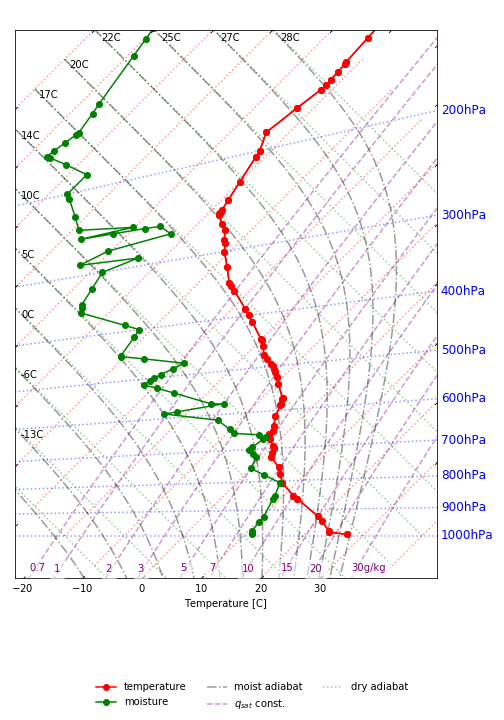

The script that saved this image:
#!/usr/bin/env python
"""
**Title: Radiosondenaufstieg**

*Author: Maximilian Meindl*

Description: Short Program to plot a Tephigram which includes a Temperature and humidity line. In second part a geographical map is plotted which shows the ascent point of the radiosonde.
"""

# Import the required packages
import matplotlib
import numpy as np
import matplotlib.pyplot as plt
from tephigram_python import Tephigram
from mpl_toolkits.basemap import Basemap

# Initialization of tephigram
tephigram = Tephigram(x_range=(-40,60))

def read_in():
    """
    **Title: Function for reading in the data**
    
    *Description: The file called 'Wien.dat' includes all measurement data which is needed. The following attributes are defined as global and represent the columns of the file.*
    
    :variable P: pressure
    
    :variable T: temperature
    
    :variable T_dp: dew point temperature
    
    :variable RH: relative humidity
    
    :method np.loadtxt: loads the text from the file into the read_in function of the python-program.
    
    :variable sounding: contains the columns of the file loaded before
    """
    sounding = np.loadtxt('Wien.dat', unpack=True)
    global P
    global T
    global T_dp
    global RH
    P = sounding[0]
    T = sounding[2]
    T_dp = sounding[3]
    RH = sounding[4]/100
    
def plot_temp():
    """
    **Title: Function for plotting the temperature line**
    
    *Description: Plotting line of temperature*
    
    :method plot_temp: plots line of temperature depending on pressure and temperature
    """
    tephigram.plot_temp(P=P, T=T)
    
def plot_dewpoint_temp():
    """
    **Title: Function for plotting the humidity line**
    
    *Description: Plotting line of humidity*
    
    :method plot_sounding: plots line of humidity depening on pressure, temperature and dewpoint temperature
    """
    tephigram.plot_sounding(P=P, T=T, T_dp=T_dp)
    
def plot_legend():
    """
    **Title: Function for plotting the legend**
    
    *Description: Plotting legend*
    
    :method plot_legend: plots legend which contoins meteorological parameters
    
    :method savefig: saves the plot as png-File
    """
    tephigram.plot_legend()
    # Saving the Plot as png-File
    tephigram.savefig('tephigram.png')

def plot_card():
    """
    **Title: Function for plotting a geographical map**
    
    *Description: Plotting a geographical map which contains a marker und text*
    
    :variable fig: plots figure with figuresize 12,8
    
    :variable m: creates a Basemap instance
    
    :variable parallels: includes coordinates range and interval
    
    :variable meridians: includes coordinates range and interval
    
    :variable Vienna: include coordinates of city Vienna
    
    :method m.drawparallels: draws paralells
    
    :method m.drawmeridians: draws meridians
    
    :method m.drawcoastlines: draws coastlines
    
    :method m.drawstates: draws states
    
    :method m.drawcountries: draws countries
    
    :method m.drawlsmask: coloring the ocean and the land
    
    :method m.shadedrelief: add relief
    
    :method m.plot: add marker the the card at position of vienna
    
    :method plt.text: add name of city to the marker
    
    :method plt.title: add title above the card plotted before
    
    :method plt.savefig: saving the card as png-file
    
    :method plt.show: shows plot after setting the properties
    """
    fig = plt.figure(figsize=(12,8))
    
    # create a Basemap instance
    m = Basemap(projection='cyl', # try different projection, e.g. 'merc' for mercator
            llcrnrlon = 5.0, llcrnrlat = 45,
            urcrnrlon = 30, urcrnrlat = 62.5,
           resolution='h', area_thresh=10.)

    # set properites...
    parallels = np.arange(-90.,90.,10.0)
    m.drawparallels(parallels,labels=[True,False,False,True],fontsize=10)

    # draw meridians
    meridians = np.arange(-180.0,180.0,10.0)
    m.drawmeridians(meridians,labels=[True,False,False,True],fontsize=10)   
    
    # draw coastlines, states and countries
    m.drawcoastlines()
    m.drawstates()
    m.drawcountries()
    
    # coloring the oceans and the land
    m.drawlsmask(land_color='lightgreen', ocean_color='aqua', lakes=True)
    # add relief
    m.shadedrelief()

    # draw some data to the map (coordinates)
    Vienna = (16.3720800,  48.2084900)

    # transform coordinates for the projection 
    Vienna=m(Vienna[0], Vienna[1])

    # add marker the the card at position of vienna
    m.plot(Vienna[0], Vienna[1], 'c*', markersize=12, color='black')  # the markers are the same as in the case of normal plot..
   
    # add name of city to the marker
    plt.text(Vienna[0]+0.25, Vienna[1]+0.25, "Vienna",size=18)

    # add title above the card plotted before
    plt.title("09.Juli 2018, 12:00 UTC, Hohe Warte 38 (ZAMG), Vienna")
    
    # saving the card as png-file and show plot
    plt.savefig('basemap.png')
    plt.show()
   
# Execution of the previously defined functions
if __name__ == "__main__":
    read_in()
    plot_temp()
    plot_dewpoint_temp()
    plot_legend()
    plot_card()

